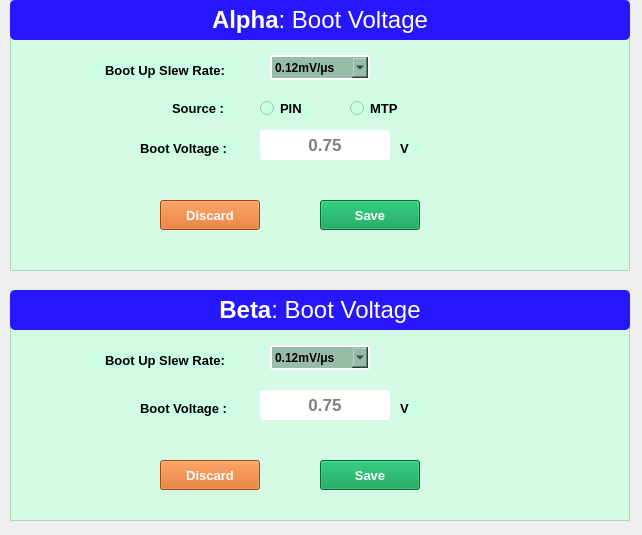
<?xml version="1.0" encoding="UTF-8"?>
<ui version="4.0">
 <class>MainWindow</class>
 <widget class="QMainWindow" name="MainWindow">
  <property name="geometry">
   <rect>
    <x>0</x>
    <y>0</y>
    <width>642</width>
    <height>535</height>
   </rect>
  </property>
  <property name="windowTitle">
   <string>Boot Voltage</string>
  </property>
  <widget class="QWidget" name="centralwidget">
   <widget class="QFrame" name="frame_railA">
    <property name="geometry">
     <rect>
      <x>10</x>
      <y>0</y>
      <width>620</width>
      <height>271</height>
     </rect>
    </property>
    <property name="styleSheet">
     <string notr="true">background-color: rgba(201, 255, 226, 179);</string>
    </property>
    <property name="frameShape">
     <enum>QFrame::StyledPanel</enum>
    </property>
    <property name="frameShadow">
     <enum>QFrame::Raised</enum>
    </property>
    <widget class="QLabel" name="label_3">
     <property name="geometry">
      <rect>
       <x>0</x>
       <y>0</y>
       <width>620</width>
       <height>40</height>
      </rect>
     </property>
     <property name="font">
      <font>
       <family>Arial</family>
       <pointsize>18</pointsize>
      </font>
     </property>
     <property name="styleSheet">
      <string notr="true">background-color: rgb(38, 23, 255);
color: rgb(255, 255, 255);
border-radius:5px;</string>
     </property>
     <property name="text">
      <string>&lt;html&gt;&lt;head/&gt;&lt;body&gt;&lt;p&gt;&lt;span style=&quot; font-weight:600;&quot;&gt;Alpha&lt;/span&gt;: Boot Voltage&lt;/p&gt;&lt;/body&gt;&lt;/html&gt;</string>
     </property>
     <property name="alignment">
      <set>Qt::AlignCenter</set>
     </property>
    </widget>
    <widget class="QComboBox" name="comboBox_slewrate_RailA">
     <property name="geometry">
      <rect>
       <x>260</x>
       <y>55</y>
       <width>100</width>
       <height>25</height>
      </rect>
     </property>
     <property name="styleSheet">
      <string notr="true">QComboBox{
font: 75 10pt &quot;MS Shell Dlg 2&quot;;
color: black;

	background-color: rgb(151, 188, 168);
border-style:outset;
border-width:2px;
border-color:white;
font:bold;
border-radius:0px;
}

QListView {
background-color:lightgreen;
border-radius:0px;
}
</string>
     </property>
     <item>
      <property name="text">
       <string>0.12mV/μs</string>
      </property>
     </item>
     <item>
      <property name="text">
       <string>0.5mV/μs</string>
      </property>
     </item>
     <item>
      <property name="text">
       <string>1mV/μs</string>
      </property>
     </item>
     <item>
      <property name="text">
       <string>2.5mV/μs</string>
      </property>
     </item>
     <item>
      <property name="text">
       <string>5mV/μs</string>
      </property>
     </item>
     <item>
      <property name="text">
       <string>7.5mV/μs</string>
      </property>
     </item>
     <item>
      <property name="text">
       <string>10mV/μs</string>
      </property>
     </item>
     <item>
      <property name="text">
       <string>12.5mV/μs</string>
      </property>
     </item>
     <item>
      <property name="text">
       <string>15mV/μs</string>
      </property>
     </item>
     <item>
      <property name="text">
       <string>17.5mV/μs</string>
      </property>
     </item>
     <item>
      <property name="text">
       <string>20mV/μs</string>
      </property>
     </item>
     <item>
      <property name="text">
       <string>22.5mV/μs</string>
      </property>
     </item>
     <item>
      <property name="text">
       <string>25mV/μs</string>
      </property>
     </item>
     <item>
      <property name="text">
       <string>27.5mV/μs</string>
      </property>
     </item>
     <item>
      <property name="text">
       <string>30mV/μs</string>
      </property>
     </item>
     <item>
      <property name="text">
       <string>32.5mV/μs</string>
      </property>
     </item>
     <item>
      <property name="text">
       <string>35mV/μs</string>
      </property>
     </item>
     <item>
      <property name="text">
       <string>37.5mV/μs</string>
      </property>
     </item>
     <item>
      <property name="text">
       <string>40mV/μs</string>
      </property>
     </item>
     <item>
      <property name="text">
       <string>48mV/μs</string>
      </property>
     </item>
     <item>
      <property name="text">
       <string>60mV/μs</string>
      </property>
     </item>
     <item>
      <property name="text">
       <string>80mV/μs</string>
      </property>
     </item>
     <item>
      <property name="text">
       <string>96mV/μs</string>
      </property>
     </item>
     <item>
      <property name="text">
       <string>125mV/μs</string>
      </property>
     </item>
    </widget>
    <widget class="QLabel" name="label_29">
     <property name="geometry">
      <rect>
       <x>80</x>
       <y>60</y>
       <width>150</width>
       <height>20</height>
      </rect>
     </property>
     <property name="font">
      <font>
       <family>Arial</family>
       <pointsize>10</pointsize>
       <weight>75</weight>
       <bold>true</bold>
      </font>
     </property>
     <property name="styleSheet">
      <string notr="true">color: rgb(0, 170, 127);
color: rgb(0, 0, 0);</string>
     </property>
     <property name="text">
      <string>Boot Up Slew Rate:</string>
     </property>
     <property name="alignment">
      <set>Qt::AlignCenter</set>
     </property>
    </widget>
    <widget class="QPushButton" name="pushButton_discard_bootVoltage_railA">
     <property name="geometry">
      <rect>
       <x>150</x>
       <y>200</y>
       <width>100</width>
       <height>30</height>
      </rect>
     </property>
     <property name="font">
      <font>
       <pointsize>10</pointsize>
       <weight>75</weight>
       <bold>true</bold>
      </font>
     </property>
     <property name="focusPolicy">
      <enum>Qt::ClickFocus</enum>
     </property>
     <property name="styleSheet">
      <string notr="true">background-color: rgb(219, 100, 17);
color: rgb(255, 255, 255);
</string>
     </property>
     <property name="text">
      <string>Discard</string>
     </property>
    </widget>
    <widget class="QPushButton" name="pushButton_save_bootVoltage_railA">
     <property name="geometry">
      <rect>
       <x>310</x>
       <y>200</y>
       <width>100</width>
       <height>30</height>
      </rect>
     </property>
     <property name="font">
      <font>
       <pointsize>10</pointsize>
       <weight>75</weight>
       <bold>true</bold>
      </font>
     </property>
     <property name="focusPolicy">
      <enum>Qt::ClickFocus</enum>
     </property>
     <property name="styleSheet">
      <string notr="true">background-color: rgb(0, 153, 74);
color: rgb(255, 255, 255);
</string>
     </property>
     <property name="text">
      <string>Save</string>
     </property>
    </widget>
    <widget class="QRadioButton" name="radioButton_PIN_railA">
     <property name="geometry">
      <rect>
       <x>250</x>
       <y>100</y>
       <width>51</width>
       <height>17</height>
      </rect>
     </property>
     <property name="font">
      <font>
       <family>Arial</family>
       <pointsize>10</pointsize>
       <weight>75</weight>
       <bold>true</bold>
      </font>
     </property>
     <property name="layoutDirection">
      <enum>Qt::LeftToRight</enum>
     </property>
     <property name="locale">
      <locale language="English" country="UnitedStates"/>
     </property>
     <property name="text">
      <string>PIN</string>
     </property>
    </widget>
    <widget class="QRadioButton" name="radioButton_MTP_railA">
     <property name="geometry">
      <rect>
       <x>340</x>
       <y>100</y>
       <width>51</width>
       <height>17</height>
      </rect>
     </property>
     <property name="font">
      <font>
       <family>Arial</family>
       <pointsize>10</pointsize>
       <weight>75</weight>
       <bold>true</bold>
      </font>
     </property>
     <property name="layoutDirection">
      <enum>Qt::LeftToRight</enum>
     </property>
     <property name="locale">
      <locale language="English" country="UnitedStates"/>
     </property>
     <property name="text">
      <string>MTP</string>
     </property>
    </widget>
    <widget class="QLabel" name="label_35">
     <property name="geometry">
      <rect>
       <x>162</x>
       <y>100</y>
       <width>61</width>
       <height>16</height>
      </rect>
     </property>
     <property name="font">
      <font>
       <family>Arial</family>
       <pointsize>10</pointsize>
       <weight>75</weight>
       <bold>true</bold>
      </font>
     </property>
     <property name="styleSheet">
      <string notr="true">color: rgb(0, 170, 127);
color: rgb(0, 0, 0);</string>
     </property>
     <property name="text">
      <string>Source :</string>
     </property>
    </widget>
    <widget class="QLabel" name="label_36">
     <property name="geometry">
      <rect>
       <x>130</x>
       <y>140</y>
       <width>100</width>
       <height>16</height>
      </rect>
     </property>
     <property name="font">
      <font>
       <family>Arial</family>
       <pointsize>10</pointsize>
       <weight>75</weight>
       <bold>true</bold>
      </font>
     </property>
     <property name="styleSheet">
      <string notr="true">color: rgb(0, 170, 127);
color: rgb(0, 0, 0);</string>
     </property>
     <property name="text">
      <string>Boot Voltage :</string>
     </property>
    </widget>
    <widget class="QLineEdit" name="lineEdit_RailA_bootVoltage">
     <property name="geometry">
      <rect>
       <x>250</x>
       <y>130</y>
       <width>130</width>
       <height>30</height>
      </rect>
     </property>
     <property name="font">
      <font>
       <pointsize>13</pointsize>
       <weight>75</weight>
       <bold>true</bold>
      </font>
     </property>
     <property name="styleSheet">
      <string notr="true">QLineEdit{
	background-color: rgb(255, 255, 255);
	color: rgb(0, 0, 0);
border:1px solid white;
border-radius:3px;
}

QLineEdit::hover{
border:2px solid  rgb(173, 77, 12);
}

QLineEdit::focus{
border:2px solid red;
	background-color: rgb(255, 173, 101);
}</string>
     </property>
     <property name="alignment">
      <set>Qt::AlignCenter</set>
     </property>
     <property name="placeholderText">
      <string>0.75</string>
     </property>
    </widget>
    <widget class="QLabel" name="label_37">
     <property name="geometry">
      <rect>
       <x>390</x>
       <y>140</y>
       <width>21</width>
       <height>16</height>
      </rect>
     </property>
     <property name="font">
      <font>
       <family>Arial</family>
       <pointsize>10</pointsize>
       <weight>75</weight>
       <bold>true</bold>
      </font>
     </property>
     <property name="styleSheet">
      <string notr="true">color: rgb(0, 170, 127);
color: rgb(0, 0, 0);</string>
     </property>
     <property name="text">
      <string>V</string>
     </property>
    </widget>
   </widget>
   <widget class="QFrame" name="frame_railB">
    <property name="geometry">
     <rect>
      <x>10</x>
      <y>290</y>
      <width>620</width>
      <height>231</height>
     </rect>
    </property>
    <property name="styleSheet">
     <string notr="true">background-color: rgba(201, 255, 226, 179);</string>
    </property>
    <property name="frameShape">
     <enum>QFrame::StyledPanel</enum>
    </property>
    <property name="frameShadow">
     <enum>QFrame::Raised</enum>
    </property>
    <widget class="QLabel" name="label_4">
     <property name="geometry">
      <rect>
       <x>0</x>
       <y>0</y>
       <width>620</width>
       <height>40</height>
      </rect>
     </property>
     <property name="font">
      <font>
       <family>Arial</family>
       <pointsize>18</pointsize>
      </font>
     </property>
     <property name="styleSheet">
      <string notr="true">background-color: rgb(38, 23, 255);
color: rgb(255, 255, 255);
border-radius:5px;</string>
     </property>
     <property name="text">
      <string>&lt;html&gt;&lt;head/&gt;&lt;body&gt;&lt;p&gt;&lt;span style=&quot; font-weight:600;&quot;&gt;Beta&lt;/span&gt;: Boot Voltage&lt;/p&gt;&lt;/body&gt;&lt;/html&gt;</string>
     </property>
     <property name="alignment">
      <set>Qt::AlignCenter</set>
     </property>
    </widget>
    <widget class="QComboBox" name="comboBox_slewrate_RailB">
     <property name="geometry">
      <rect>
       <x>260</x>
       <y>55</y>
       <width>100</width>
       <height>25</height>
      </rect>
     </property>
     <property name="styleSheet">
      <string notr="true">QComboBox{
font: 75 10pt &quot;MS Shell Dlg 2&quot;;
color: black;

	background-color: rgb(151, 188, 168);
border-style:outset;
border-width:2px;
border-color:white;
font:bold;
border-radius:0px;
}

QListView {
background-color:lightgreen;
border-radius:0px;
}
</string>
     </property>
     <item>
      <property name="text">
       <string>0.12mV/μs</string>
      </property>
     </item>
     <item>
      <property name="text">
       <string>0.5mV/μs</string>
      </property>
     </item>
     <item>
      <property name="text">
       <string>1mV/μs</string>
      </property>
     </item>
     <item>
      <property name="text">
       <string>2.5mV/μs</string>
      </property>
     </item>
     <item>
      <property name="text">
       <string>5mV/μs</string>
      </property>
     </item>
     <item>
      <property name="text">
       <string>7.5mV/μs</string>
      </property>
     </item>
     <item>
      <property name="text">
       <string>10mV/μs</string>
      </property>
     </item>
     <item>
      <property name="text">
       <string>12.5mV/μs</string>
      </property>
     </item>
     <item>
      <property name="text">
       <string>15mV/μs</string>
      </property>
     </item>
     <item>
      <property name="text">
       <string>17.5mV/μs</string>
      </property>
     </item>
     <item>
      <property name="text">
       <string>20mV/μs</string>
      </property>
     </item>
     <item>
      <property name="text">
       <string>22.5mV/μs</string>
      </property>
     </item>
     <item>
      <property name="text">
       <string>25mV/μs</string>
      </property>
     </item>
     <item>
      <property name="text">
       <string>27.5mV/μs</string>
      </property>
     </item>
     <item>
      <property name="text">
       <string>30mV/μs</string>
      </property>
     </item>
     <item>
      <property name="text">
       <string>32.5mV/μs</string>
      </property>
     </item>
     <item>
      <property name="text">
       <string>35mV/μs</string>
      </property>
     </item>
     <item>
      <property name="text">
       <string>37.5mV/μs</string>
      </property>
     </item>
     <item>
      <property name="text">
       <string>40mV/μs</string>
      </property>
     </item>
     <item>
      <property name="text">
       <string>48mV/μs</string>
      </property>
     </item>
     <item>
      <property name="text">
       <string>60mV/μs</string>
      </property>
     </item>
     <item>
      <property name="text">
       <string>80mV/μs</string>
      </property>
     </item>
     <item>
      <property name="text">
       <string>96mV/μs</string>
      </property>
     </item>
     <item>
      <property name="text">
       <string>125mV/μs</string>
      </property>
     </item>
    </widget>
    <widget class="QLabel" name="label_30">
     <property name="geometry">
      <rect>
       <x>80</x>
       <y>60</y>
       <width>150</width>
       <height>20</height>
      </rect>
     </property>
     <property name="font">
      <font>
       <family>Arial</family>
       <pointsize>10</pointsize>
       <weight>75</weight>
       <bold>true</bold>
      </font>
     </property>
     <property name="styleSheet">
      <string notr="true">color: rgb(0, 170, 127);
color: rgb(0, 0, 0);</string>
     </property>
     <property name="text">
      <string>Boot Up Slew Rate:</string>
     </property>
     <property name="alignment">
      <set>Qt::AlignCenter</set>
     </property>
    </widget>
    <widget class="QPushButton" name="pushButton_discard_bootVoltage_railB">
     <property name="geometry">
      <rect>
       <x>150</x>
       <y>170</y>
       <width>100</width>
       <height>30</height>
      </rect>
     </property>
     <property name="font">
      <font>
       <pointsize>10</pointsize>
       <weight>75</weight>
       <bold>true</bold>
      </font>
     </property>
     <property name="focusPolicy">
      <enum>Qt::ClickFocus</enum>
     </property>
     <property name="styleSheet">
      <string notr="true">background-color: rgb(219, 100, 17);
color: rgb(255, 255, 255);
</string>
     </property>
     <property name="text">
      <string>Discard</string>
     </property>
    </widget>
    <widget class="QPushButton" name="pushButton_save_bootVoltage_railA_2">
     <property name="geometry">
      <rect>
       <x>310</x>
       <y>170</y>
       <width>100</width>
       <height>30</height>
      </rect>
     </property>
     <property name="font">
      <font>
       <pointsize>10</pointsize>
       <weight>75</weight>
       <bold>true</bold>
      </font>
     </property>
     <property name="focusPolicy">
      <enum>Qt::ClickFocus</enum>
     </property>
     <property name="styleSheet">
      <string notr="true">background-color: rgb(0, 153, 74);
color: rgb(255, 255, 255);
</string>
     </property>
     <property name="text">
      <string>Save</string>
     </property>
    </widget>
    <widget class="QLabel" name="label_39">
     <property name="geometry">
      <rect>
       <x>130</x>
       <y>110</y>
       <width>100</width>
       <height>16</height>
      </rect>
     </property>
     <property name="font">
      <font>
       <family>Arial</family>
       <pointsize>10</pointsize>
       <weight>75</weight>
       <bold>true</bold>
      </font>
     </property>
     <property name="styleSheet">
      <string notr="true">color: rgb(0, 170, 127);
color: rgb(0, 0, 0);</string>
     </property>
     <property name="text">
      <string>Boot Voltage :</string>
     </property>
    </widget>
    <widget class="QLineEdit" name="lineEdit_RailB_bootVoltage">
     <property name="geometry">
      <rect>
       <x>250</x>
       <y>100</y>
       <width>130</width>
       <height>30</height>
      </rect>
     </property>
     <property name="font">
      <font>
       <pointsize>13</pointsize>
       <weight>75</weight>
       <bold>true</bold>
      </font>
     </property>
     <property name="styleSheet">
      <string notr="true">QLineEdit{
	background-color: rgb(255, 255, 255);
	color: rgb(0, 0, 0);
border:1px solid white;
border-radius:3px;
}

QLineEdit::hover{
border:2px solid  rgb(173, 77, 12);
}

QLineEdit::focus{
border:2px solid red;
	background-color: rgb(255, 173, 101);
}</string>
     </property>
     <property name="alignment">
      <set>Qt::AlignCenter</set>
     </property>
     <property name="placeholderText">
      <string>0.75</string>
     </property>
    </widget>
    <widget class="QLabel" name="label_40">
     <property name="geometry">
      <rect>
       <x>390</x>
       <y>110</y>
       <width>21</width>
       <height>16</height>
      </rect>
     </property>
     <property name="font">
      <font>
       <family>Arial</family>
       <pointsize>10</pointsize>
       <weight>75</weight>
       <bold>true</bold>
      </font>
     </property>
     <property name="styleSheet">
      <string notr="true">color: rgb(0, 170, 127);
color: rgb(0, 0, 0);</string>
     </property>
     <property name="text">
      <string>V</string>
     </property>
    </widget>
   </widget>
  </widget>
 </widget>
 <resources>
  <include location="../GUI_IMAGE/resource.qrc"/>
 </resources>
 <connections/>
</ui>
